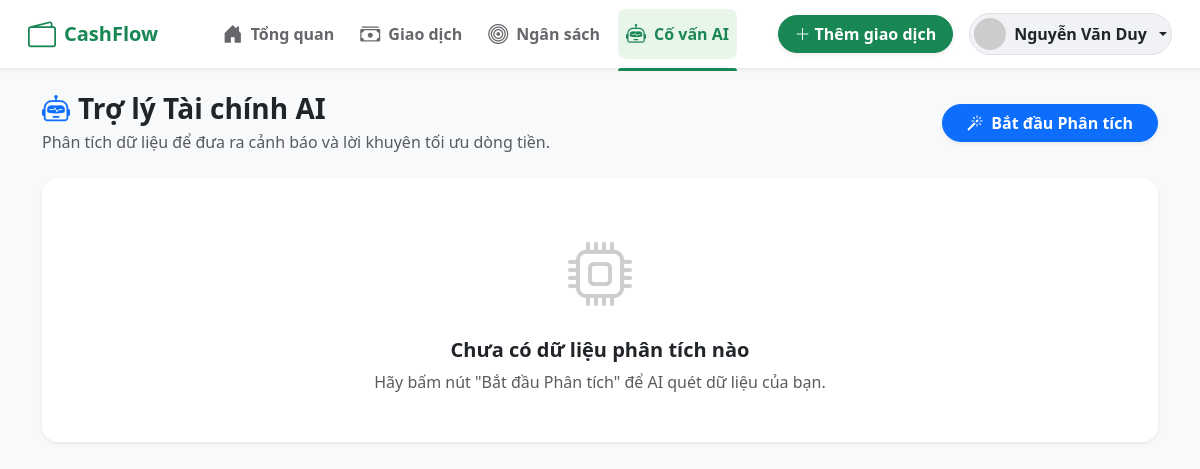
Page /GUI/pages/ai/advisor.php (signed in) on the earlier database version.
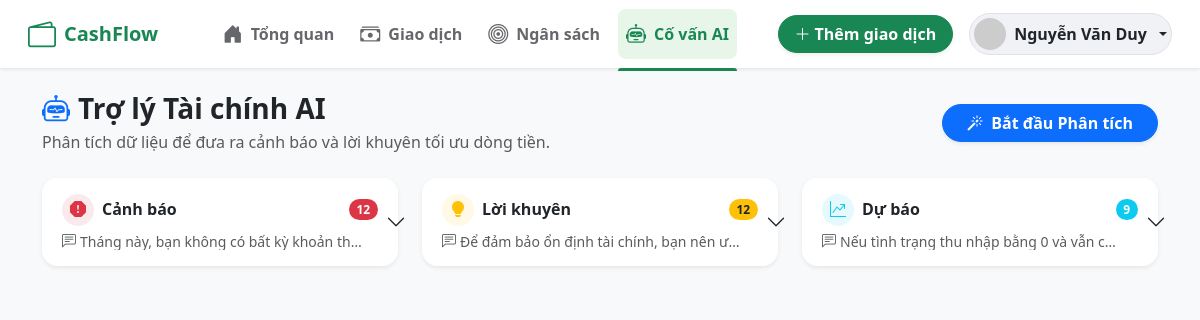
Same page on the later database version.
### tables this page shows
CREATE TABLE `ai_insights` (
  `id` int(11) NOT NULL,
  `user_id` int(11) NOT NULL,
  `type` enum('anomaly','forecast','advice') NOT NULL,
  `content` text NOT NULL,
  `is_read` tinyint(1) DEFAULT 0,
  `created_at` datetime DEFAULT current_timestamp()
);

### autoload.php (called while the page is built, shortened)
<?php
spl_autoload_register(function ($class_name) {
    $directories = [
        'config/',
        'DTO/',
        'DAL/',
        'BUS/',
        'GUI/controllers/',
        'helpers/',
        'middleware/'
    ];
    foreach ($directories as $directory) {
        $file = __DIR__ . '/' . $directory . $class_name . '.php';
        if (file_exists($file)) {
            return;
        }
    }
});
?>

### config/database.php (called while the page is built, shortened)
<?php
require_once __DIR__ . '/../vendor/autoload.php';
$dotenv = Dotenv\Dotenv::createImmutable(__DIR__ . '/../');
class Database {
    private static $instance = null;
    private $charset = 'utf8mb4';
    private function __construct() {
        $this->host = $_ENV['DB_HOST'];
        $this->db   = $_ENV['DB_NAME'];
        $this->user = $_ENV['DB_USER'];
        $this->pass = $_ENV['DB_PASS'];
        $dsn = "mysql:host=$this->host;dbname=$this->db;charset=$this->charset";
        $options = [
            PDO::ATTR_ERRMODE            => PDO::ERRMODE_EXCEPTION,
            PDO::ATTR_DEFAULT_FETCH_MODE => PDO::FETCH_ASSOC,
            PDO::ATTR_EMULATE_PREPARES   => false,
        ];
        try {
            $this->conn = new PDO($dsn, $this->user, $this->pass, $options);
        } catch (\PDOException $e) {
            throw new \PDOException($e->getMessage(), (int)$e->getCode());
        }
    }
    public static function getInstance() {
        if (self::$instance == null) {
            self::$instance = new Database();
        }
        return self::$instance->conn;
    }
}
?>

### BUS/AiAdvisorBUS.php (called while the page is built, shortened)
<?php
require_once __DIR__ . '/../DAL/AiInsightDAL.php';
class AiAdvisorBUS
{
    private AiInsightDal $aiDal;
    public function __construct()
    {
        $this->aiDal = new AiInsightDAL();
    }
    public function getUserInsights(int $user_id): array
    {
        return $this->aiDal->getInsightsByUser($user_id, 100);
    }
}

### DAL/AiInsightDAL.php (called while the page is built, shortened)
<?php
require_once __DIR__ . '/../config/database.php';
class AiInsightDAL
{
    private PDO $db;
    public function __construct() {
        $this->db = Database::getInstance();
    }
    public function getInsightsByUser(int $user_id, int $limit = 10): array {
        $sql = "SELECT id, type, content, is_read, created_at
                FROM ai_insights
                WHERE user_id = :user_id
                ORDER BY created_at DESC
                LIMIT :limit_count";
        $stmt = $this->db->prepare($sql);
        $stmt->bindValue(':user_id',     $user_id, PDO::PARAM_INT);
        $stmt->bindValue(':limit_count', $limit,   PDO::PARAM_INT);
        $stmt->execute();
        return $stmt->fetchAll(PDO::FETCH_ASSOC);
    }
}

### GUI/pages/ai/advisor.php (the view, shortened to what this page needs)
<?php
require_once __DIR__ . '/../../../autoload.php';
$aiBus = new AiAdvisorBUS();
$insights = $aiBus->getUserInsights($_SESSION['user_id']);
$anomalies = [];
$advices = [];
$forecasts = [];
foreach ($insights as $insight) {
    if ($insight['type'] === 'anomaly') {
        $anomalies[] = $insight;
    } elseif ($insight['type'] === 'advice') {
        $advices[] = $insight;
    } elseif ($insight['type'] === 'forecast') {
        $forecasts[] = $insight;
    }
}
?>
<!DOCTYPE html>
<html lang="vi">
<head>
    <link href="https://cdn.jsdelivr.net/npm/bootstrap@5.3.0/dist/css/bootstrap.min.css" rel="stylesheet">
    <link rel="stylesheet" href="https://cdn.jsdelivr.net/npm/bootstrap-icons@1.11.1/font/bootstrap-icons.css">
    <link rel="stylesheet" href="../../assets/css/style.css">
</head>
<body class="bg-light">
    <?php require_once __DIR__ . '/../../components/header.php'; ?>
    <main class="container py-4 mb-5">
        <div class="row mb-4 align-items-center g-3">
            <div class="col-12 col-md-8">
                <h3 class="fw-bold text-dark mb-1"><i class="bi bi-robot me-2 text-primary"></i>Trợ lý Tài chính AI</h3>
                <p class="text-muted mb-0">Phân tích dữ liệu để đưa ra cảnh báo và lời khuyên tối ưu dòng tiền.</p>
            </div>
            <div class="col-12 col-md-4 text-md-end">
                <form action="../../controllers/AiController.php" method="POST">
                    <button type="submit" class="btn btn-primary rounded-pill px-4 fw-bold shadow-sm">
                        <i class="bi bi-magic me-1"></i> Bắt đầu Phân tích
                    </button>
                </form>
            </div>
        </div>
        <?php if (empty($insights)): ?>
            <div class="card border-0 shadow-sm rounded-4 text-center py-5 bg-white">
                <i class="bi bi-cpu text-muted mb-3" style="font-size: 4rem; opacity: 0.3;"></i>
                <h5 class="fw-bold text-dark">Chưa có dữ liệu phân tích nào</h5>
                <p class="text-muted mb-0">Hãy bấm nút "Bắt đầu Phân tích" để AI quét dữ liệu của bạn.</p>
            </div>
        <?php else: ?>
            <div class="row g-4">
                <div class="col-12 col-lg-4">
                    <?php if (empty($anomalies)): ?>
                        <div class="d-flex align-items-center mb-3">
                            <div class="bg-danger bg-opacity-10 text-danger rounded-circle p-2 me-2 d-flex align-items-center justify-content-center" style="width: 36px; height: 36px;"><i class="bi bi-exclamation-octagon-fill"></i></div>
                            <h5 class="fw-bold text-dark mb-0">Cảnh báo</h5>
                        </div>
                        <p class="text-muted small fst-italic">Không có khoản chi tiêu bất thường nào!</p>
                    <?php else: ?>
                        <div class="accordion shadow-sm rounded-4 border-0" id="accAnomaly">
                            <div class="accordion-item border-0 rounded-4">
                                <h2 class="accordion-header">
                                    <button class="accordion-button collapsed rounded-4 bg-white" type="button" data-bs-toggle="collapse" data-bs-target="#colAnomaly">
                                        <div class="d-flex flex-column w-100 me-2">
                                            <div class="d-flex align-items-center">
                                                <div class="bg-danger bg-opacity-10 text-danger rounded-circle p-1 me-2 d-flex align-items-center justify-content-center" style="width: 32px; height: 32px;"><i class="bi bi-exclamation-octagon-fill"></i></div>
                                                <h6 class="fw-bold text-dark mb-0">Cảnh báo</h6>
                                                <span class="badge bg-danger ms-auto rounded-pill"><?= count($anomalies) ?></span>
                                            </div>
                                            <div class="mt-2 text-muted small text-truncate" style="max-width: 95%;">
                                                <i class="bi bi-chat-left-text me-1"></i><?= htmlspecialchars(mb_substr($anomalies[0]['content'], 0, 60, 'UTF-8')) ?>...
                                            </div>
                                        </div>
                                    </button>
                                </h2>
                            </div>
                        </div>
                    <?php endif; ?>
                </div>
                <div class="col-12 col-lg-4">
                    <?php if (empty($advices)): ?>
                        <div class="d-flex align-items-center mb-3">
                            <div class="bg-warning bg-opacity-10 text-warning rounded-circle p-2 me-2 d-flex align-items-center justify-content-center" style="width: 36px; height: 36px;"><i class="bi bi-lightbulb-fill"></i></div>
                            <h5 class="fw-bold text-dark mb-0">Lời khuyên</h5>
                        </div>
                        <p class="text-muted small fst-italic">Chưa có lời khuyên nào được đưa ra.</p>
                    <?php else: ?>
                        <div class="accordion shadow-sm rounded-4 border-0" id="accAdvice">
                            <div class="accordion-item border-0 rounded-4">
                                <h2 class="accordion-header">
                                    <button class="accordion-button collapsed rounded-4 bg-white" type="button" data-bs-toggle="collapse" data-bs-target="#colAdvice">
                                        <div class="d-flex flex-column w-100 me-2">
                                            <div class="d-flex align-items-center">
                                                <div class="bg-warning bg-opacity-10 text-warning rounded-circle p-1 me-2 d-flex align-items-center justify-content-center" style="width: 32px; height: 32px;"><i class="bi bi-lightbulb-fill"></i></div>
                                                <h6 class="fw-bold text-dark mb-0">Lời khuyên</h6>
                                                <span class="badge bg-warning text-dark ms-auto rounded-pill"><?= count($advices) ?></span>
                                            </div>
                                            <div class="mt-2 text-muted small text-truncate" style="max-width: 95%;">
                                                <i class="bi bi-chat-left-text me-1"></i><?= htmlspecialchars(mb_substr($advices[0]['content'], 0, 60, 'UTF-8')) ?>...
                                            </div>
                                        </div>
                                    </button>
                                </h2>
                            </div>
                        </div>
                    <?php endif; ?>
                </div>
                <div class="col-12 col-lg-4">
                    <?php if (empty($forecasts)): ?>
                        <div class="d-flex align-items-center mb-3">
                            <div class="bg-info bg-opacity-10 text-info rounded-circle p-2 me-2 d-flex align-items-center justify-content-center" style="width: 36px; height: 36px;"><i class="bi bi-graph-up-arrow"></i></div>
                            <h5 class="fw-bold text-dark mb-0">Dự báo</h5>
                        </div>
                        <p class="text-muted small fst-italic">Cần thêm dữ liệu giao dịch để dự báo.</p>
                    <?php else: ?>
                        <div class="accordion shadow-sm rounded-4 border-0" id="accForecast">
                            <div class="accordion-item border-0 rounded-4">
                                <h2 class="accordion-header">
                                    <button class="accordion-button collapsed rounded-4 bg-white" type="button" data-bs-toggle="collapse" data-bs-target="#colForecast">
                                        <div class="d-flex flex-column w-100 me-2">
                                            <div class="d-flex align-items-center">
                                                <div class="bg-info bg-opacity-10 text-info rounded-circle p-1 me-2 d-flex align-items-center justify-content-center" style="width: 32px; height: 32px;"><i class="bi bi-graph-up-arrow"></i></div>
                                                <h6 class="fw-bold text-dark mb-0">Dự báo</h6>
                                                <span class="badge bg-info ms-auto rounded-pill"><?= count($forecasts) ?></span>
                                            </div>
                                            <div class="mt-2 text-muted small text-truncate" style="max-width: 95%;">
                                                <i class="bi bi-chat-left-text me-1"></i><?= htmlspecialchars(mb_substr($forecasts[0]['content'], 0, 60, 'UTF-8')) ?>...
                                            </div>
                                        </div>
                                    </button>
                                </h2>
                            </div>
                        </div>
                    <?php endif; ?>
                </div>
            </div>
        <?php endif; ?>
    </main>
</body>
</html>

### GUI/components/header.php (shortened to what this page needs)
<nav class="navbar navbar-expand-md sticky-top py-2 px-3">
    <div class="container-fluid align-items-center">
        <a class="navbar-brand text-success fw-bold d-flex align-items-center gap-2" href="../analytics/dashboard.php">
            <i class="bi bi-wallet2 fs-3"></i>
            <span>CashFlow</span>
        </a>
        <ul class="navbar-nav mx-auto desktop-nav d-flex flex-row">
            <li class="nav-item">
                <a class="nav-link <?= strpos($_SERVER['REQUEST_URI'], 'dashboard') ? 'active' : '' ?>" href="../analytics/dashboard.php" title="Tổng quan">
                    <i class="bi bi-house-door-fill fs-5"></i> <span class="d-none d-lg-inline">Tổng quan</span>
                </a>
            </li>
            <li class="nav-item">
                <a class="nav-link <?= strpos($_SERVER['REQUEST_URI'], 'transactions') ? 'active' : '' ?>" href="../transactions/index.php" title="Giao dịch">
                    <i class="bi bi-cash-stack fs-5"></i> <span class="d-none d-lg-inline">Giao dịch</span>
                </a>
            </li>
            <li class="nav-item">
                <a class="nav-link <?= strpos($_SERVER['REQUEST_URI'], 'budgets') ? 'active' : '' ?>" href="../budgets/index.php" title="Ngân sách">
                    <i class="bi bi-bullseye fs-5"></i> <span class="d-none d-lg-inline">Ngân sách</span>
                </a>
            </li>
            <li class="nav-item">
                <a class="nav-link <?= strpos($_SERVER['REQUEST_URI'], 'ai') ? 'active' : '' ?>" href="../ai/advisor.php" title="Cố vấn AI">
                    <i class="bi bi-robot fs-5"></i> <span class="d-none d-lg-inline">Cố vấn AI</span>
                </a>
            </li>
        </ul>
        <div class="d-flex align-items-center gap-3">
            <a href="javascript:void(0)" onclick="openGlobalAddModal()" class="btn btn-success rounded-pill px-3 shadow-sm d-none d-md-flex align-items-center fw-bold">
                <i class="bi bi-plus-lg"></i> <span class="d-none d-lg-inline ms-1">Thêm giao dịch</span>
            </a>
            <div class="dropdown">
                <a href="#" class="d-flex align-items-center text-dark text-decoration-none dropdown-toggle p-1 rounded-pill border" id="dropdownUser" data-bs-toggle="dropdown" aria-expanded="false" style="background-color: #f0f2f5;">
                    <img src="https://ui-avatars.com/api/?name=<?= isset($_SESSION['user_name']) ? urlencode($_SESSION['user_name']) : 'User' ?>&background=198754&color=fff" alt="Avatar" width="32" height="32" class="rounded-circle me-2">
                    <span class="fw-semibold me-2 d-none d-sm-inline"><?= isset($_SESSION['user_name']) ? htmlspecialchars($_SESSION['user_name']) : 'Khách' ?></span>
                </a>
            </div>
        </div>
    </div>
</nav>

### GUI/assets/css/style.css (style rules this page uses)
body { font-family: 'Segoe UI', Tahoma, Geneva, Verdana, sans-serif; background-color: #f0f2f5; padding-bottom: 70px; }
.navbar { background-color: #ffffff; box-shadow: 0 1px 4px rgba(0, 0, 0, 0.1); }
.desktop-nav .nav-link { color: #65676b; font-weight: 600; padding: 10px 15px; margin: 0 5px; border-radius: 8px; transition: background-color 0.2s ease; display: flex; align-items: center; gap: 8px; }
.desktop-nav .nav-link.active { color: #198754; background-color: #e8f5e9; position: relative; }
.desktop-nav .nav-link.active::after { content: ''; position: absolute; bottom: -12px; left: 0; width: 100%; height: 3px; background-color: #198754; border-radius: 3px 3px 0 0; }
@media (min-width: 769px) { body { padding-bottom: 0; } }

Differences in the rows shown:
added ai_insights: content "Tháng này, bạn không có bất kỳ khoản th…"
added ai_insights: content "Để đảm bảo ổn định tài chính, bạn nên ư…"
added ai_insights: content "Nếu tình trạng thu nhập bằng 0 và vẫn c…"
Other differences:
count($anomalies): (not shown) → "12"
count($advices): (not shown) → "12"
count($forecasts): (not shown) → "9"
text no longer shown: "Chưa có dữ liệu phân tích nào Hãy bấm nút \"Bắt đầu Phân tích\" để AI quét dữ liệu của bạn."
text now shown: "Cảnh báo Lời khuyên Dự báo"
